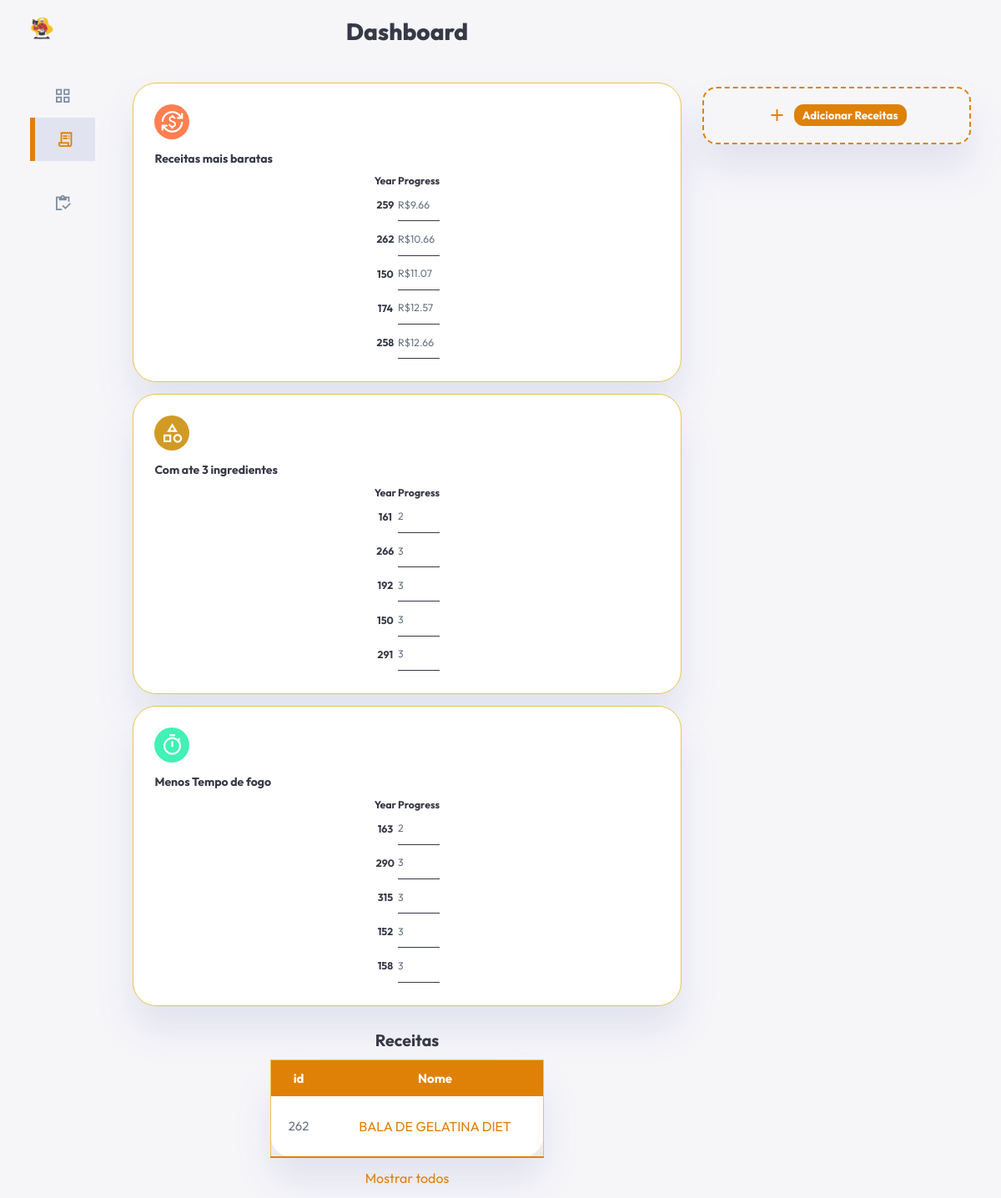
The app's page /views/Receitas.php?id=262 with its own data.
### tables this page shows
CREATE TABLE `tbreceita` (
  `idReceita` int(11) NOT NULL,
  `nomeReceita` varchar(100) DEFAULT NULL,
  `modoPreparo` text DEFAULT NULL,
  `tempoReceita` int(11) DEFAULT NULL,
  `porcoesReceita` int(11) DEFAULT NULL,
  `caminhoImg` text DEFAULT NULL
);

### models/Receita.php (called while the page is built, shortened)
<?php
    class Receita{
        public function maisBaratas(){
            $con = Conexao::conectar();
            $querySelect = "SELECT idReceita, SUM(valorIngrediente) AS `soma` FROM tbreceitaingrediente
                            INNER JOIN tbingrediente ON tbreceitaingrediente.idIngrediente = tbingrediente.idIngrediente
                            GROUP BY idReceita
                            ORDER BY SUM(valorIngrediente)
                            LIMIT 5;";
            $resultado = $con->query($querySelect);
            $lista = $resultado->fetchAll();
            return $lista;
        }
        public function com3(){
            $con = Conexao::conectar();
            $querySelect = "SELECT idReceita, COUNT(idIngrediente) AS `cont` FROM tbreceitaingrediente GROUP BY idReceita ORDER BY COUNT(idIngrediente) LIMIT 5;";
            $resultado = $con->query($querySelect);
            $lista = $resultado->fetchAll();
            return $lista;
        }
        public function menosTempo(){
            $con = Conexao::conectar();
            $querySelect = "SELECT * FROM tbreceita
                            WHERE tempoReceita > 0
                            ORDER BY tempoReceita
                            LIMIT 5;";
            $resultado = $con->query($querySelect);
            $lista = $resultado->fetchAll();
            return $lista;
        }
        public function listar(){
            $con = Conexao::conectar();
            $querySelect = "SELECT * FROM tbreceita";
            $resultado = $con->query($querySelect);
            $lista = $resultado->fetchAll();
            return $lista;
        }
        public function listarId($id){
            $con = Conexao::conectar();
            $querySelect = "SELECT * FROM tbreceita WHERE idreceita = " . $id;
            $resultado = $con->query($querySelect);
            $lista = $resultado->fetchAll();
            return $lista;
        }
    }
?>

### views/Receitas.php (the view, shortened to what this page needs)
<?php
require_once('../models/Receita.php');
$receita = new Receita();
$maisBaratas = $receita->maisBaratas();
$com3 = $receita->com3();
$menosTempo = $receita->menosTempo();
$receitas = $receita->listar();
if (isset($_GET['id'])){
    $receitas = $receita->listarId($_GET['id']);
}
?>
<!DOCTYPE html>
<html lang="en">
<head>
    <link rel="stylesheet" href="../css/style.css">
    <link rel="stylesheet" href="https://cdn.jsdelivr.net/npm/charts.css/dist/charts.min.css">
    <link rel="stylesheet" href="https://cdnjs.cloudflare.com/ajax/libs/font-awesome/6.2.1/css/all.min.css"
 />
</head>
<body>
    <div class="container">
        <aside>
            <div class="top">
                <div class="logo">
                    <img src="../images/vovo.png">
                </div>
            </div>
            <div class="sidebar">
                <a href="Index.php">
                    <span class="material-symbols-sharp">grid_view</span>
                </a>
                <a href="Receitas.php" class="active">
                    <span class="material-symbols-sharp">receipt_long</span>
                </a>
                <a href="Ingredientes.php">
                    <span class="material-symbols-sharp">inventory</span>
                </a>
            </div>
        </aside>
        <main>
            <h1>Dashboard</h1>
            <div class="insights">
                <div class="sales">
                    <span class="material-symbols-sharp">currency_exchange</span>
                    <div class="left">
                        <h3>Receitas mais baratas</h3>
                        <table id="column-example-14"
                            class="charts-css column show-labels show-primary-axis show-data-axes">
                            <thead>
                                <tr>
                                    <th scope="col"> Year </th>
                                    <th scope="col"> Progress </th>
                                </tr>
                            </thead>
                            <tbody>
                                <?php
                                $html = "";
                                $last = count($maisBaratas)-1;
                                $max = intval($maisBaratas[$last]['soma']);
                                foreach ($maisBaratas as $recipe){
                                    $soma = round($recipe['soma'], 2);
                                    $porcent = intval($recipe['soma']) / $max;
                                    $html .= "<tr>
                                                <th scope='row'><a href='Receitas.php?id={$recipe['idReceita']}'>{$recipe['idReceita']}</a></th>
                                                <td style='--size:{$porcent}'>R\${$soma}</td>
                                            </tr>
                                            ";
                                }
                                echo $html;
                                ?>
                            </tbody>
                        </table>
                    </div>
                </div>
                <div class="ingredients-total">
                    <span class="material-symbols-sharp">category</span>
                    <div class="left">
                        <h3>Com ate 3 ingredientes</h3>
                        <table id="column-example-14"
                            class="charts-css column show-labels show-primary-axis show-data-axes">
                            <thead>
                                <tr>
                                    <th scope="col"> Year </th>
                                    <th scope="col"> Progress </th>
                                </tr>
                            </thead>
                            <tbody>
                                <?php
                                $html = "";
                                $max = 3;
                                foreach ($com3 as $recipe){
                                    $porcent = intval($recipe['cont']) / $max;
                                    $html .= "<tr>
                                                <th scope='row'><a href='Receitas.php?id={$recipe['idReceita']}'>{$recipe['idReceita']}</a></th>
                                                <td style='--size:{$porcent}'>{$recipe['cont']}</td>
                                            </tr>
                                            ";
                                }
                                echo $html;
                                ?>
                            </tbody>
                        </table>
                    </div>
                </div>
                <div class="ingredients-total-search">
                    <span class="material-symbols-sharp">timer</span>
                    <div class="left">
                        <h3>Menos Tempo de fogo</h3>
                        <table id="column-example-14"
                            class="charts-css column show-labels show-primary-axis show-data-axes">
                            <thead>
                                <tr>
                                    <th scope="col"> Year </th>
                                    <th scope="col"> Progress </th>
                                </tr>
                            </thead>
                            <tbody>
                                <?php
                                $html = "";
                                $last = count($menosTempo)-1;
                                $max = intval($menosTempo[$last]['tempoReceita']);
                                foreach ($menosTempo as $recipe){
                                    $porcent = intval($recipe['tempoReceita']) / $max;
                                    $html .= "<tr>
                                                <th scope='row'><a href='Receitas.php?id={$recipe['idReceita']}'>{$recipe['idReceita']}</a></th>
                                                <td style='--size:{$porcent}'>{$recipe['tempoReceita']}</td>
                                            </tr>
                                            ";
                                }
                                echo $html;
                                ?>
                            </tbody>
                        </table>
                    </div>
                </div>
            </div>
            <div class="recent-ingredients" style="display: flex; flex-direction: column; align-items: center;">
                <h2>Receitas</h2>
                <table class="styled-table" style="width: 50%">
                    <thead>
                        <tr>
                            <th>id</th>
                            <th>Nome</th>
                        </tr>
                    </thead>
                    <tbody>
                        <?php
                        $html = "";
                        foreach($receitas as $receita){
                            $html .= "<tr>
                                        <td>{$receita['idReceita']}</td>
                                        <td><a target='_blank' href='http://127.0.0.1:8080/web-vovo/src/views/detalhes-receita.php?id={$receita['idReceita']}'>{$receita['nomeReceita']}</a></td>
                                    </tr>
                                    ";
                        }
                        echo $html;
                        ?>
                    </tbody>
                </table>
                <a href="Receitas.php">Mostrar todos</a>
            </div>
        </main>
        <div class="right">
            <div class="analytics-ingredients">
                <div class="item add-something">
                    <div>
                        <span class="material-symbols-sharp">add</span>
                        <button class="btn" onclick="openModal('dv-modal')">Adicionar Receitas</button>
                    </div>
                </div>
            </div>
        </div>
    </div>
</body>
</html>

### records on screen
tbreceita: idReceita "163", $porcent 0.66666666666667 (drawn), tempoReceita "2"
tbreceita: idReceita "290", $porcent 1 (drawn), tempoReceita "3"
tbreceita: idReceita "315", $porcent 1 (drawn), tempoReceita "3"
tbreceita: idReceita "152", $porcent 1 (drawn), tempoReceita "3"
tbreceita: idReceita "158", tempoReceita "3"
tbreceita: idReceita "262", nomeReceita "BALA DE GELATINA DIET"

### other values on screen
$recipe['idReceita'] "259"
$soma "9.66"
$recipe['idReceita'] "262"
$soma "10.66"
$recipe['idReceita'] "150"
$soma "11.07"
$recipe['idReceita'] "174"
$soma "12.57"
$recipe['idReceita'] "258"
$soma "12.66"
$recipe['idReceita'] "161"
$recipe['cont'] "2"
$recipe['idReceita'] "266"
$recipe['cont'] "3"
$recipe['idReceita'] "192"
